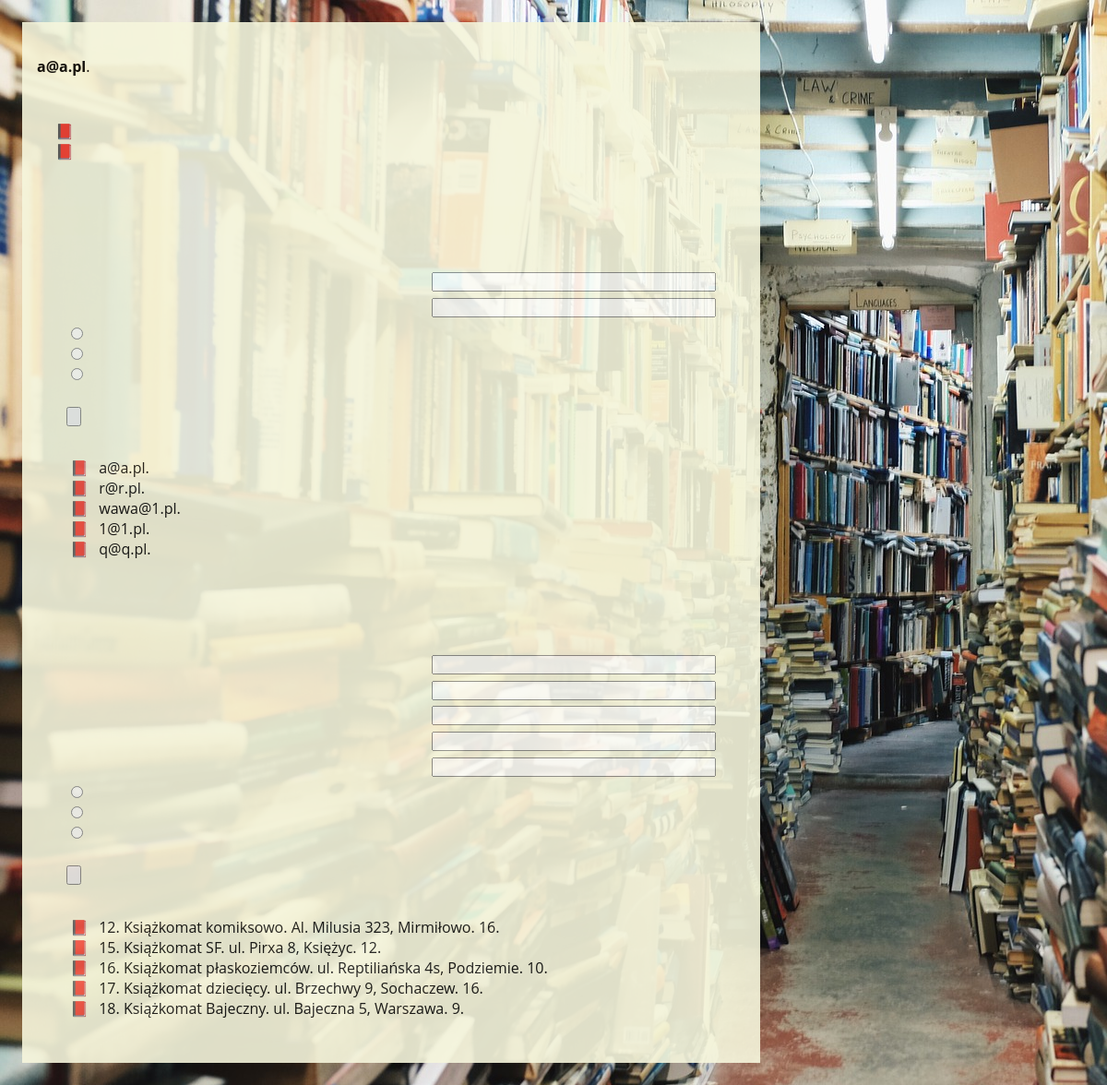
/admin.php (signed in), run on the app's committed database.
### tables this page shows
CREATE TABLE "librarian" (
    "librarian_id" INTEGER PRIMARY KEY AUTOINCREMENT NOT NULL,
    "librarian_name" text,
    "librarian_pass" TEXT,
    "librarian_level" INTEGER
);

CREATE TABLE "unit" (
    "unit_id" INTEGER PRIMARY KEY AUTOINCREMENT NOT NULL,
    "unit_name" TEXT,
    "unit_address" TEXT,
    "number_columns" INTEGER,
    "number_box" INTEGER
);

### admin.php (the view, shortened to what this page needs)
<?php
require 'config.php';
$db = new MyDB($dbfile);
$stm = $db->query("SELECT librarian_name FROM librarian");
while ($row = $stm->fetchArray(1)) {
    $librarian_name = $row['librarian_name'];
    $librarian = "<li>" . $librarian_name . ".</li>";
    $all_librarians .= $librarian;
}
$stm = $db->query("SELECT unit_id, unit_name, unit_address, number_box FROM unit");
while ($row = $stm->fetchArray(1)) {
    $unit_id = $row['unit_id'];
    $unit_name = $row['unit_name'];
    $unit_address = $row['unit_address'];
    $unit_size = $row['number_box'];
    $unit = "<li>" . $info['id'] . $unit_id . ". " . $unit_name . ". " . $unit_address .". ". $info['lockers'] . $unit_size . ".</li>";
    $all_units .= $unit;
}
echo $page_head . "\n\t\t<title>" . $info['admin_title']; ?></title>
</head>
<body>
    <?php
    if (isset($_SESSION["name"])) {
    ?>
        <header class="page-header">
            <?php echo $info['admin_login_info'] . " <b>" . $_SESSION['name']; ?></b>.<br>
        </header>
        <nav>
            <ul>
                <li><?php echo $info['admin_logout']; ?></li>
                <li><?php echo $info['machine_page']; ?></li>
            </ul>
        </nav>
        <main role="main">
            <section>
                <div class="edycja">
                    <form name="admin_librarians" method="post" action="" class="">
                        <div class="flekser">
                            <label for="librarian_login"><?php echo $info['login_name']; ?></label> <input type="text" class="" id="id-librarian_login" name="librarian_login">
                        </div>
                        <div class="flekser">
                            <label for="librarian_pass"><?php echo $info['login_pass']; ?></label> <input type="password" class="" id="id-librarian_pass" name="librarian_pass">
                        </div>
                        <div>
                            <div>
                                <input type="radio" id="librarian_add" name="librarian" value="0"> <label for="librarian_add"><?php echo $info['add'] . " " . $info['account']; ?></label>
                            </div>
                            <div>
                                <input type="radio" id="librarian_remove" name="librarian" value="1"> <label for="librarian_remove"><?php echo $info['remove'] . " " . $info['account']; ?></label>
                            </div>
                            <div>
                                <input type="radio" id="librarian_update" name="librarian" value="2"> <label for="librarian_update"><?php echo $info['update'] . " " . $info['password']; ?></label>
                            </div>
                        </div><br>
                        <input type="submit" name="librarian_submit" value="<?php echo $info['send_button']; ?>">
                    </form>
                </div>
                <ul>
                    <?php echo $all_librarians; ?>
                </ul>
            </section>
            <section>
                <div class="edycja">
                    <form name="admin_machines" method="post" action="" class="">
                        <div class="flekser">
                            <input type="text" class="" id="id-machine_id" name="machine_id">
                        </div>
                        <div class="flekser">
                            <input type="text" class="" id="id-machine_name" name="machine_name">
                        </div>
                        <div class="flekser">
                            <input type="text" class="" id="id-machine_address" name="machine_address">
                        </div>
                        <div class="flekser">
                            <input type="number" class="" id="id-machine_size" name="machine_size">
                        </div>
                        <div class="flekser">
                            <input type="number" class="" id="id-machine_column" name="machine_column">
                        </div>
                        <div>
                            <div>
                                <input type="radio" id="machine_add" name="machine" value="0">
                            </div>
                            <div>
                                <input type="radio" id="machine_remove" name="machine" value="1">
                            </div>
                            <div>
                                <input type="radio" id="machine_update" name="machine" value="2">
                            </div>
                        </div><br>
                        <input type="submit" name="machine_submit" value="<?php echo $info['send_button']; ?>">
                    </form>
                </div>
                <ul>
                    <?php echo $all_units; ?>
                </ul>
            </section>
        </main>
    <?php
    } else {
        echo '<header class="page-header">
        <h1>' . $info['admin_message'] . '</h1>
        <h2><a href="login.php">' . $info["login_first"] . '</a></h2>
    </header>';
    }
    ?>
</body>
</html>

### css/style.css (style rules this page uses)
.flekser { display: flex; flex-direction: row; justify-content: space-between; align-items: center; }
.edycja { background-color: beige; opacity: 0.9; color: black; padding: 1em; margin-bottom: 1em; }
input[type=text] { cursor: pointer; margin-bottom: .5em; width: 300px; }
input[type=password] { cursor: pointer; margin-bottom: .5em; width: 300px; }
input[type=number] { cursor: pointer; margin-bottom: .5em; width: 300px; }
body { padding: 1em; background-image: url('../img/books-768426_1920.jpg'); background-repeat: no-repeat; background-attachment: fixed; background-color: beige; max-width: 800px; font-family: 'Open Sans', sans-serif; }
header { background-color: beige; opacity: 0.9; padding: 1em; }
main { background-color: beige; opacity: 0.9; padding: 1em; }
section { background-color: beige; opacity: 0.9; padding: 1em; }
nav { background-color: beige; opacity: 0.9; padding: 1em; }
li { list-style: "📕"; padding-left: 0.7em; }

### data on the page
librarian: librarian_name "a@a.pl"
librarian: librarian_name "r@r.pl"
librarian: librarian_name "wawa@1.pl"
librarian: librarian_name "1@1.pl"
librarian: librarian_name "q@q.pl"
unit: unit_id "12", unit_name "Książkomat komiksowo", unit_address "Al. Milusia 323, Mirmiłowo", number_box "16"
unit: unit_id "15", unit_name "Książkomat SF", unit_address "ul. Pirxa 8, Księżyc", number_box "12"
unit: unit_id "16", unit_name "Książkomat płaskoziemców", unit_address "ul. Reptiliańska 4s, Podziemie", number_box "10"
unit: unit_id "17", unit_name "Książkomat dziecięcy", unit_address "ul. Brzechwy 9, Sochaczew", number_box "16"
unit: unit_id "18", unit_name "Książkomat Bajeczny", unit_address "ul. Bajeczna 5, Warszawa", number_box "9"

### other printed values
$_SESSION['name'] "a@a.pl"
